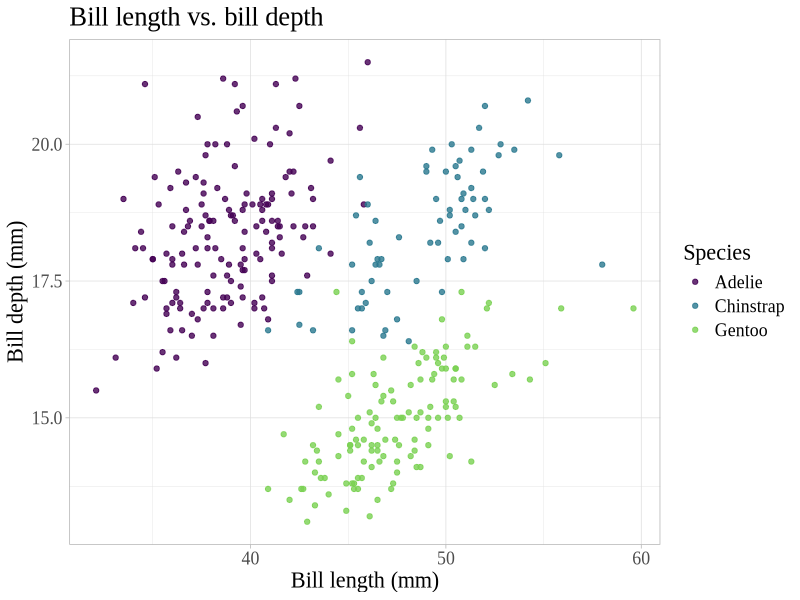
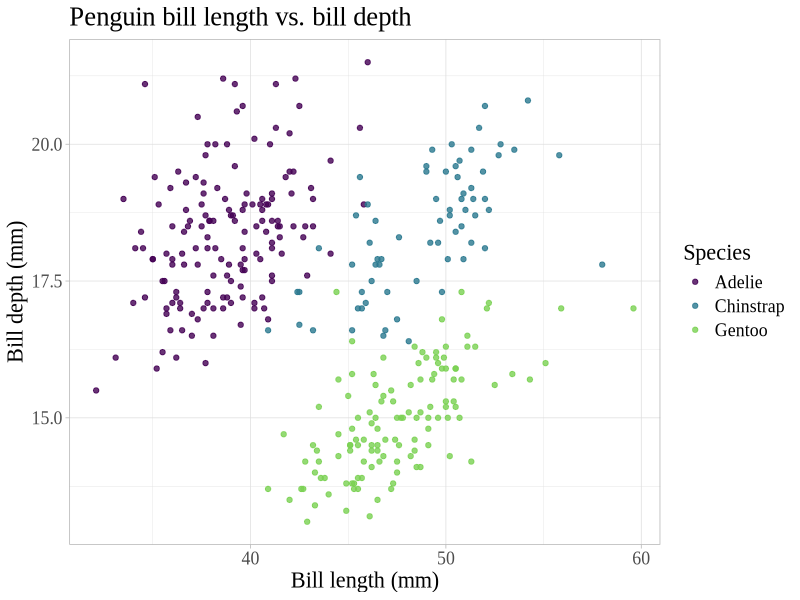
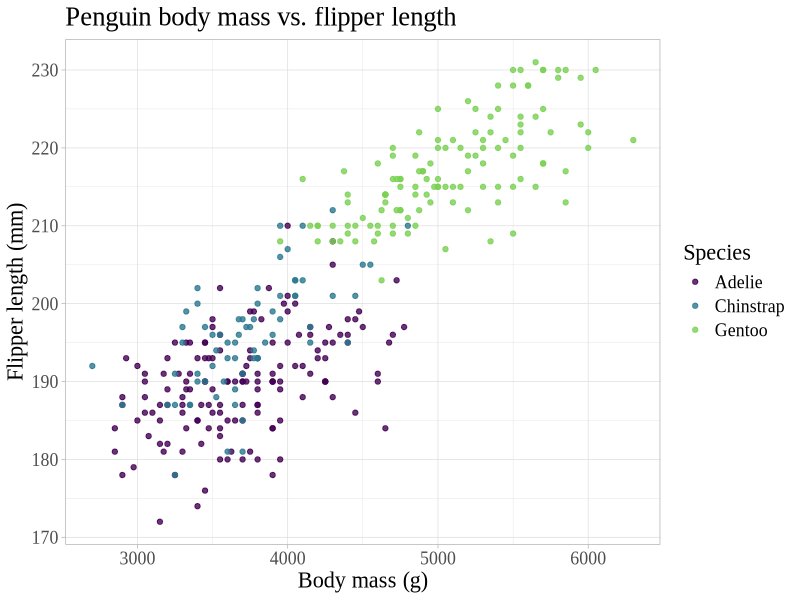

Write the R code that produced these figures, in order.
## ---- chunk 1
library(tidyverse)
library(palmerpenguins)
library(viridis)
## ---- chunk 2
df <- tibble(
  a = rnorm(10),
  b = rnorm(10),
  c = rnorm(10),
  d = rnorm(10)
)

df$a <- (df$a - min(df$a)) / (max(df$a) - min(df$a))
df$b <- (df$b - min(df$b)) / (max(df$b) - min(df$a))
df$c <- (df$c - min(df$c)) / (max(df$c) - min(df$c))
df$d <- (df$d - min(df$d)) / (max(df$d) - min(df$d))
## ---- chunk 3
(df$a - min(df$a)) /
  (max(df$a) - min(df$a))
## ---- chunk 4
x <- df$a
(x - min(x)) / (max(x) - min(x))
## ---- chunk 5
rng <- range(x)
(x - rng[1]) / (rng[2] - rng[1])
## ---- chunk 6
rescale01 <- function(x) {
  rng <- range(x, na.rm = TRUE)
  (x - rng[1]) / (rng[2] - rng[1])
}
rescale01(c(0, 5, 10))
## ---- chunk 7
rescale01(c(-10, 0, 10))

rescale01(c(1, 2, 3, NA, 5))
## ---- chunk 8
df$a <- rescale01(df$a)
df$b <- rescale01(df$b)
df$c <- rescale01(df$c)
df$d <- rescale01(df$d)
## ---- chunk 9
x <- c(1:10, Inf)
rescale01(x)
## ---- chunk 10
rescale01 <- function(x) {
  rng <- range(x, finite = TRUE)
  (x - rng[1]) / (rng[2] - rng[1])
}
rescale01(x)
## ---- chunk 11
 sign <- function(x) {
   if (x < 0) {
     print("the number is negative")
   } else if (x > 0) {
     print("the number is positive")
   } else {
     print("the number is zero")
   }
 }

sign(3)
sign(0)
sign(-10)
## ---- chunk 12
ggplot(penguins, aes(x = bill_length_mm, y = bill_depth_mm, color = species)) +
  geom_point(alpha = 0.8) +
  labs(x = "Bill length (mm)", 
       y = "Bill depth (mm)", 
       title = "Bill length vs. bill depth",
       color = "Species") +
  scale_color_viridis(discrete = TRUE, end = 0.8) +
  theme_light() +
  theme(text = element_text(size = 16,
                            family = "Times New Roman"))
## ---- chunk 13
plotfun <- function(x, y, xlabel, ylabel, titlelabel){
  ggplot(penguins, aes(.data[[x]], .data[[y]], color = species)) +
  geom_point(alpha = 0.8) +
  labs(x = xlabel, 
       y = ylabel, 
       title = titlelabel,
       color = "Species") +
  scale_color_viridis(discrete = TRUE, end = 0.8) +
  theme_light() +
  theme(text = element_text(size = 16,
                            family = "Times New Roman"))
}
## ---- chunk 14
plotfun("bill_length_mm", "bill_depth_mm", "Bill length (mm)", "Bill depth (mm)", "Penguin bill length vs. bill depth")

plotfun("body_mass_g", "flipper_length_mm", "Body mass (g)", "Flipper length (mm)", "Penguin body mass vs. flipper length")
